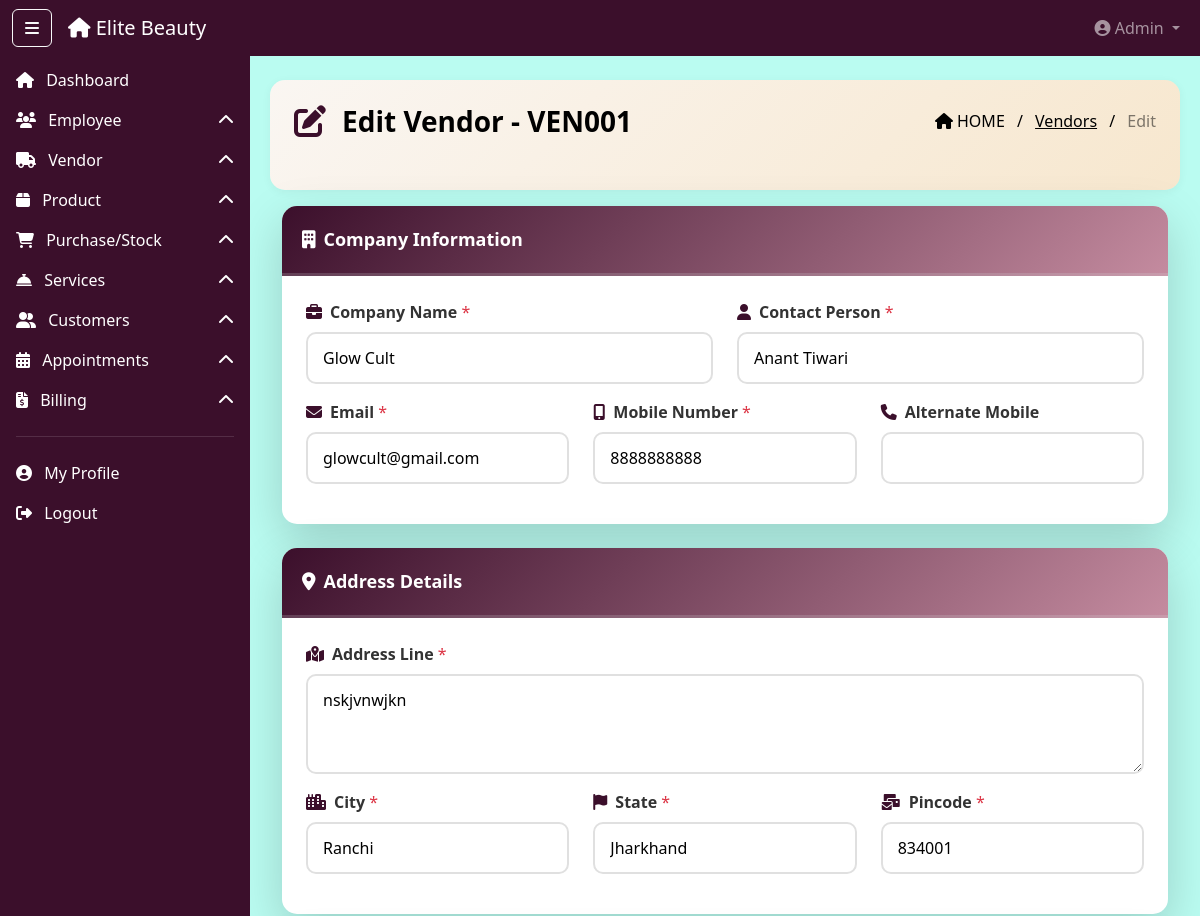
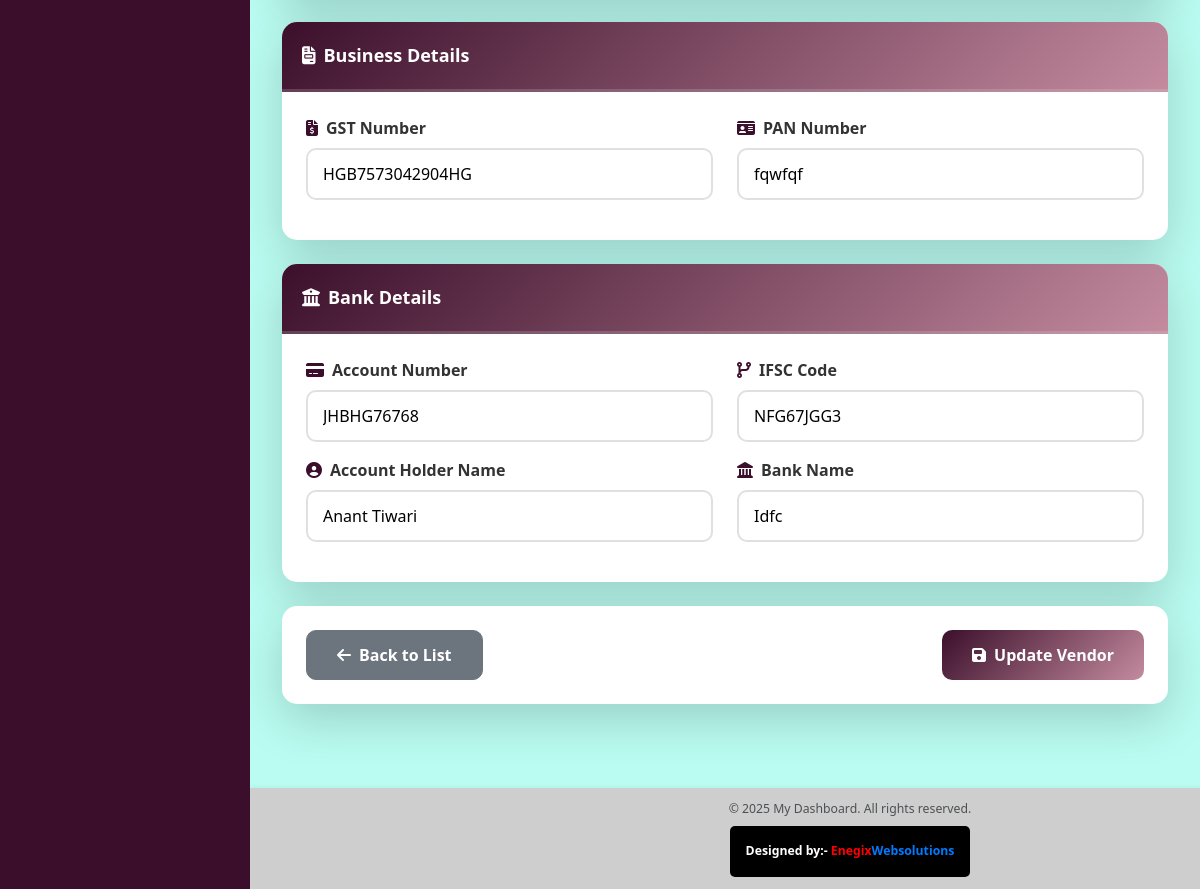
The page /admin-panel/edit-vendor/1/ (signed in) on the database its author committed (2 pictures, top to bottom).
### dashboard_app/models.py (models this page shows, shortened)
class Vendor(models.Model):
    vendor_id = models.CharField(max_length=10, unique=True, editable=False)
    company_name = models.CharField(max_length=200)
    contact_person = models.CharField(max_length=100)
    email = models.EmailField(unique=True)
    mobile = models.CharField(max_length=10)
    alternate_mobile = models.CharField(max_length=10, blank=True, null=True)
    address_line = models.TextField()
    city = models.CharField(max_length=50)
    state = models.CharField(max_length=50)
    pincode = models.CharField(max_length=10)
    gst_number = models.CharField(max_length=15, blank=True, null=True)
    pan_number = models.CharField(max_length=10, blank=True, null=True)
    account_number = models.CharField(max_length=20, blank=True, null=True)
    ifsc_code = models.CharField(max_length=11, blank=True, null=True)
    account_holder_name = models.CharField(max_length=100, blank=True, null=True)
    bank_name = models.CharField(max_length=100, blank=True, null=True)
    is_active = models.BooleanField(default=True)
    created_at = models.DateTimeField(auto_now_add=True)
    updated_at = models.DateTimeField(auto_now=True)

### dashboard_app/views.py (the view, shortened to what this page needs)
    def wrapper(request, *args, **kwargs):
        user_id   = request.session.get('user_id')
        user_type = request.session.get('user_type')
        return view_func(request, *args, **kwargs)

### dashboard_app/context_processors.py (called while the page is built)
def user_context(request):
    return {
        'session_user_name': request.session.get('full_name', ''),
        'session_user_role': request.session.get('role', ''),
        'session_user_email': request.session.get('email', ''),
        'session_user_type': request.session.get('user_type', ''),
        'is_logged_in': 'user_id' in request.session,
    }

### dashboard_app/views.py (called while the page is built, shortened)
def check_blocked_user(view_func):
    def wrapper(request, *args, **kwargs):
        user_id   = request.session.get('user_id')
        user_type = request.session.get('user_type')
        return view_func(request, *args, **kwargs)
    return wrapper

@check_blocked_user
@login_required
@role_required(['super_admin'])
def edit_vendor(request, id):
    vendor = get_object_or_404(Vendor, id=id)
    return render(request, "vendor/edit_vendor.html", {"vendor": vendor})

### dashboard_app/templates/vendor/edit_vendor.html (shortened to what this page needs)
{% extends "base2.html" %}
{% load static %}
{% block content %}
<div class="ribbon-header d-flex justify-content-between align-items-center px-4 pb-5 mb-3" style="color: black">
  <div class="d-flex align-items-center">
    <i class="fas fa-edit me-3 fs-2" style="color: #3b0f2b;"></i>
    <div class="fw-bold fs-3">Edit Vendor - {{ vendor.vendor_id }}</div>
  </div>
  <div class="breadcrumb-text text-end">
    <span class="text-black"><i class="fas fa-home me-1"></i>HOME</span>
    <span class="mx-2 text-black">/</span>
    <a href="{% url 'vendor_list' %}" class="text-black">Vendors</a>
    <span class="mx-2 text-black">/</span>
    <span class="text-black-50">Edit</span>
  </div>
</div>
<div class="container-fluid mt-2">
  <form method="POST" enctype="multipart/form-data">
    <div class="card shadow-lg mb-4 modern-card">
      <div class="card-header table-title-bar fw-bold text-white">
        <i class="fas fa-building me-2"></i>Company Information
      </div>
      <div class="card-body p-4">
        <div class="row">
          <div class="col-md-6 mb-3">
            <label class="form-label"><i class="fas fa-briefcase me-2 text-primary"></i>Company Name <span class="text-danger">*</span></label>
            <input type="text" name="company_name" class="form-control modern-input" value="{{ vendor.company_name }}" required />
          </div>
          <div class="col-md-6 mb-3">
            <label class="form-label"><i class="fas fa-user me-2 text-primary"></i>Contact Person <span class="text-danger">*</span></label>
            <input type="text" name="contact_person" class="form-control modern-input" value="{{ vendor.contact_person }}" required />
          </div>
        </div>
        <div class="row">
          <div class="col-md-4 mb-3">
            <label class="form-label"><i class="fas fa-envelope me-2 text-primary"></i>Email <span class="text-danger">*</span></label>
            <input type="email" name="email" class="form-control modern-input" value="{{ vendor.email }}" required />
          </div>
          <div class="col-md-4 mb-3">
            <label class="form-label"><i class="fas fa-mobile-alt me-2 text-primary"></i>Mobile Number <span class="text-danger">*</span></label>
            <input type="tel" name="mobile" class="form-control modern-input" value="{{ vendor.mobile }}" maxlength="10" required />
          </div>
          <div class="col-md-4 mb-3">
            <label class="form-label"><i class="fas fa-phone me-2 text-primary"></i>Alternate Mobile</label>
            <input type="tel" name="alternate_mobile" class="form-control modern-input" value="{{ vendor.alternate_mobile|default:'' }}" maxlength="10" />
          </div>
        </div>
      </div>
    </div>
    <div class="card shadow-lg mb-4 modern-card">
      <div class="card-header table-title-bar fw-bold text-white">
        <i class="fas fa-map-marker-alt me-2"></i>Address Details
      </div>
      <div class="card-body p-4">
        <div class="row">
          <div class="col-md-12 mb-3">
            <label class="form-label"><i class="fas fa-map-marked-alt me-2 text-primary"></i>Address Line <span class="text-danger">*</span></label>
            <textarea name="address_line" class="form-control modern-input" rows="3" required>{{ vendor.address_line }}</textarea>
          </div>
        </div>
        <div class="row">
          <div class="col-md-4 mb-3">
            <label class="form-label"><i class="fas fa-city me-2 text-primary"></i>City <span class="text-danger">*</span></label>
            <input type="text" name="city" class="form-control modern-input" value="{{ vendor.city }}" required />
          </div>
          <div class="col-md-4 mb-3">
            <label class="form-label"><i class="fas fa-flag me-2 text-primary"></i>State <span class="text-danger">*</span></label>
            <input type="text" name="state" class="form-control modern-input" value="{{ vendor.state }}" required />
          </div>
          <div class="col-md-4 mb-3">
            <label class="form-label"><i class="fas fa-mail-bulk me-2 text-primary"></i>Pincode <span class="text-danger">*</span></label>
            <input type="text" name="pincode" class="form-control modern-input" value="{{ vendor.pincode }}" maxlength="6" required />
          </div>
        </div>
      </div>
    </div>
    <div class="card shadow-lg mb-4 modern-card">
      <div class="card-header table-title-bar fw-bold text-white">
        <i class="fas fa-file-invoice me-2"></i>Business Details
      </div>
      <div class="card-body p-4">
        <div class="row">
          <div class="col-md-6 mb-3">
            <label class="form-label"><i class="fas fa-file-invoice-dollar me-2 text-primary"></i>GST Number</label>
            <input type="text" name="gst_number" class="form-control modern-input" value="{{ vendor.gst_number|default:'' }}" maxlength="15" />
          </div>
          <div class="col-md-6 mb-3">
            <label class="form-label"><i class="fas fa-id-card me-2 text-primary"></i>PAN Number</label>
            <input type="text" name="pan_number" class="form-control modern-input" value="{{ vendor.pan_number|default:'' }}" maxlength="10" />
          </div>
        </div>
      </div>
    </div>
    <div class="card shadow-lg mb-4 modern-card">
      <div class="card-header table-title-bar fw-bold text-white">
        <i class="fas fa-university me-2"></i>Bank Details
      </div>
      <div class="card-body p-4">
        <div class="row">
          <div class="col-md-6 mb-3">
            <label class="form-label"><i class="fas fa-credit-card me-2 text-primary"></i>Account Number</label>
            <input type="text" name="account_number" class="form-control modern-input" value="{{ vendor.account_number|default:'' }}" />
          </div>
          <div class="col-md-6 mb-3">
            <label class="form-label"><i class="fas fa-code-branch me-2 text-primary"></i>IFSC Code</label>
            <input type="text" name="ifsc_code" class="form-control modern-input" value="{{ vendor.ifsc_code|default:'' }}" maxlength="11" />
          </div>
        </div>
        <div class="row">
          <div class="col-md-6 mb-3">
            <label class="form-label"><i class="fas fa-user-circle me-2 text-primary"></i>Account Holder Name</label>
            <input type="text" name="account_holder_name" class="form-control modern-input" value="{{ vendor.account_holder_name|default:'' }}" />
          </div>
          <div class="col-md-6 mb-3">
            <label class="form-label"><i class="fas fa-landmark me-2 text-primary"></i>Bank Name</label>
            <input type="text" name="bank_name" class="form-control modern-input" value="{{ vendor.bank_name|default:'' }}" />
          </div>
        </div>
      </div>
    </div>
    <div class="card shadow-lg mb-4 modern-card">
      <div class="card-body p-4">
        <div class="d-flex justify-content-between">
          <a href="{% url 'vendor_list' %}" class="btn btn-secondary btn-action-lg">
            <i class="fas fa-arrow-left me-2"></i>Back to List
          </a>
          <button type="submit" class="btn btn-primary btn-action-lg">
            <i class="fas fa-save me-2"></i>Update Vendor
          </button>
        </div>
      </div>
    </div>
  </form>
</div>
{% endblock %}

### dashboard_app/static/css/style.css (style rules this page uses)
body { min-height: 100vh; background-color: #f8f9fa; transition: margin-left 0.3s ease; display: flex; flex-direction: column; }
html, body { overflow-x: hidden; width: 100%; }
.table-title-bar { background-color:#3b0f2b; }

### dashboard_app/templates/vendor/edit_vendor.html (style rules this page uses)
.modern-card { border-radius: 15px; border: none; overflow: hidden; }
.modern-input { border: 2px solid #e0e0e0 !important; border-radius: 10px; padding: 12px 15px; transition: all 0.3s ease; color: #000; }
.form-label { font-weight: 600; color: #333; margin-bottom: 8px; }
.card-header.table-title-bar { background: linear-gradient(135deg, #3b0f2b 0%, #c48b9f 100%); padding: 20px; font-size: 18px; border-bottom: 3px solid rgba(255,255,255,0.2); }
.btn-action-lg { padding: 12px 30px; border-radius: 10px; font-weight: 600; transition: all 0.3s ease; }
.btn-primary { background: linear-gradient(135deg, #3b0f2b 0%, #c48b9f 100%); border: none; }
.ribbon-header { background: linear-gradient(135deg, #faf6f2 0%, #f7e7ce 100%); border-radius: 15px; padding: 20px; margin-bottom: 20px; box-shadow: 0 2px 10px rgba(59, 15, 43, 0.05); }
.text-primary { color: #3b0f2b !important; }
label .text-danger { font-weight: normal; }

### rows shown on the page
Vendor: vendor_id "VEN001", company_name "Glow Cult", contact_person "Anant Tiwari", email "glowcult@gmail.com", mobile "8888888888", address_line "nskjvnwjkn", city "Ranchi", state "Jharkhand", pincode "834001", gst_number "HGB7573042904HG", pan_number "fqwfqf", account_number "JHBHG76768", ifsc_code "NFG67JGG3", account_holder_name "Anant Tiwari", bank_name "Idfc"
